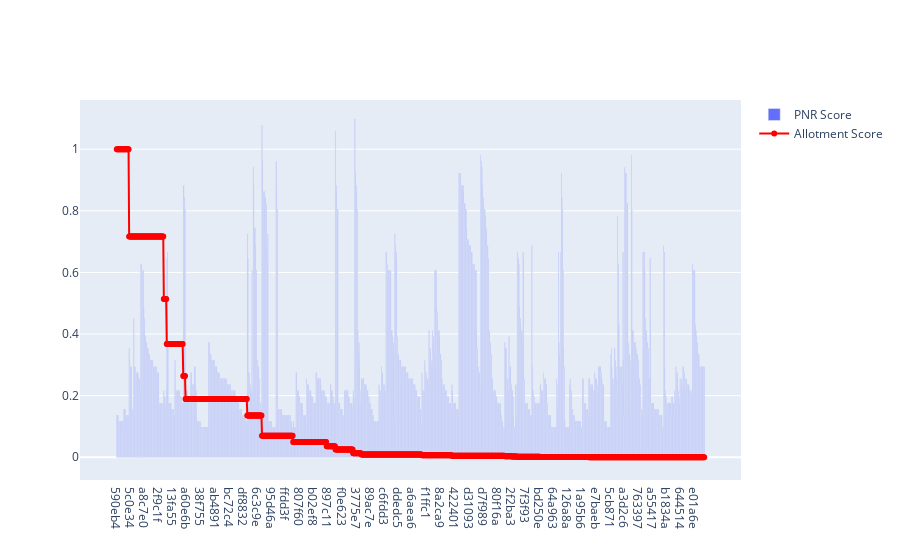

Notebook code for this chart:
### Code cell
data = []
for i in range(len(sorted_pnr)):
    if allocated[sorted_pnr[i]['pnr']] != 'NULL':
        data.append((sorted_pnr[i]['score'], allocated[sorted_pnr[i]['pnr']][2], sorted_pnr[i]['pnr']))
print(data[0])
data.sort(key=lambda x: x[1], reverse=True)

x, y1, y2 = [], [], []
for i in data[:1000]:
    x.append(i[2])
    y1.append(i[0] / 30)
    y2.append(i[1]-60)
y1 = y1/(np.max(y1) - np.min(y1))
y2 = y2/(np.max(y2) - np.min(y2))
fig = go.Figure()
fig.add_trace(go.Bar(x=x, y=y1, name='PNR Score'))
fig.add_trace(go.Scatter(x=x, y=y2, name='Allotment Score',mode='lines+markers', line=dict(color='red')))
fig.show()

### Figure 1 — Plotly figure (JSON) as saved in the notebook; plotly's stock layout.template omitted (floating-point values rounded to 4 significant figures; data arrays with more than 128 entries replaced by an {"elided": "..."} marker saying what was removed)
{"data": [{"name": "PNR Score", "type": "bar", "x": {"elided": "1000 str values"}, "y": {"elided": "1000 float values"}}, {"line": {"color": "red"}, "mode": "lines+markers", "name": "Allotment Score", "type": "scatter", "x": {"elided": "1000 str values"}, "y": {"elided": "1000 float values"}}], "layout": {}}
